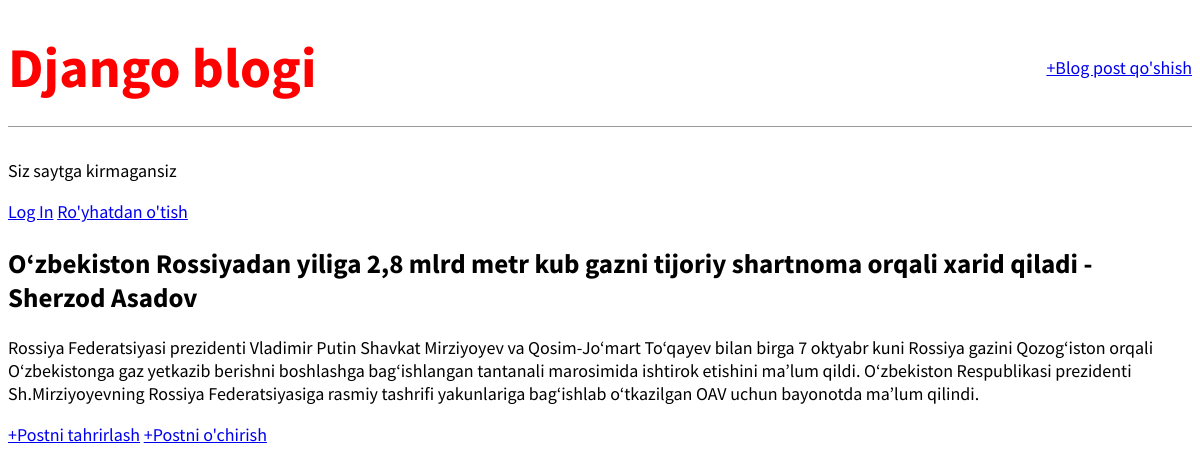
The app's page /post/2/ with its own data.
### blog/models.py (models this page shows, shortened)
class Post(models.Model):
    title=models.CharField(max_length=200)
    author=models.ForeignKey(
        'auth.User',
        on_delete=models.CASCADE,
    )
    body=models.TextField()

### blog/views.py (the view)
# urls.py: path('post/<int:pk>/', BLogDetailView.as_view(), name='post_detail'),
class BLogDetailView(DetailView):
    model=Post
    template_name='post_detail.html'

### template/post_detail.html
{% extends 'base.html' %}
{% block content %}
<div class="post-entry">
    <h2>{{post.title}}</h2>
    <p>{{post.body}}</p>
</div>
<a href="{% url 'post_edit' post.pk  %}">+Postni tahrirlash</a>
<a href="{% url 'post_delete' post.pk  %}">+Postni o'chirish</a>
{% endblock content %}

### static/css/base.css (style rules this page uses)
body { font-family: "Source Sans Pro",sans-serif; font-size: 18px; }

### records on screen
Post: title "O‘zbekiston Rossiyadan yiliga 2,8 mlrd metr kub gazni tijoriy shartnoma orqali xarid qiladi - Sherzod Asadov", body "Rossiya Federatsiyasi prezidenti Vladimir Putin Shavkat Mirziyoyev va Qosim-Jo‘mart To‘qayev bilan birga 7 oktyabr kuni Rossiya gazini Qozog‘iston orqali O‘zbekistonga gaz yetkazib berishni boshlashga bag‘ishlangan tantanali marosimida ishtirok etishini ma’lum qildi. O‘zbekiston Respublikasi prezidenti Sh.Mirziyoyevning Rossiya Federatsiyasiga rasmiy tashrifi yakunlariga bag‘ishlab o‘tkazilgan OAV uchun bayonotda ma’lum qilindi."
